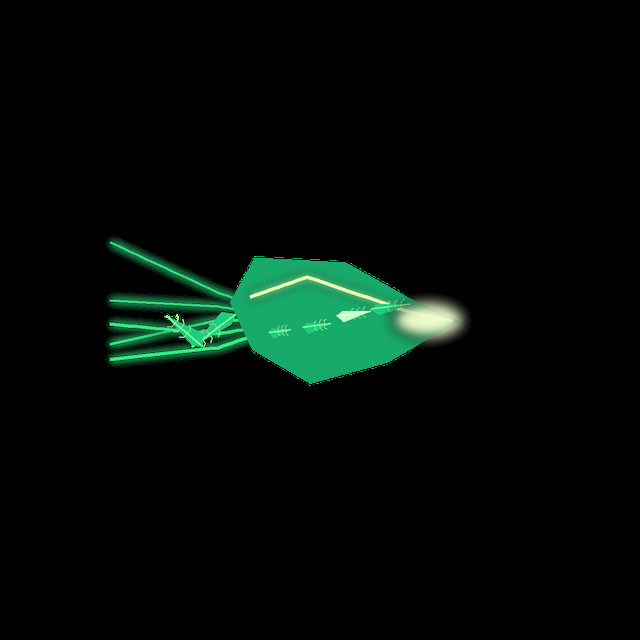
#> input picture godot/labs/combat_lab/poison12/assets/master/poi12_flight_master_640.png, 640 x 640 px
$ python -i generate_poi09_painted.py   (imports and definitions only)
#> lines starting #> are read from the running program, lines starting #| are printed output that depends on the picture
#!/usr/bin/env python3
"""POI09 · Bách Độc Tán Châm: independently authored first-party sprite-source pixels.
Reads FOUR isolated RGBA painted masters, creates distinct multi-frame alpha atlases.
No Source A/JX/Võ Lâm pixels, no character rig, and no actual combat status writes.
"""
from pathlib import Path
from PIL import Image,ImageChops,ImageDraw,ImageFilter
from math import sin,pi,cos
from hashlib import sha256
BASE=Path(__file__).resolve().parents[2]/'godot/labs/combat_lab/poison09/r1_painted/assets'
MASTER=BASE/'master'
# [1 line not run here, left out]

# [23 lines left out: functions load, wave, fit, not called in this run]

def fade(src,v):
 out=src.copy();out.putalpha(src.getchannel('A').point(lambda x:int(x*v)))
 return out
# [4 lines not run here, left out]

def charge_frame(i):
 t=(i+.6)/12
 src=wave(charge,i,2.3+2*sin(i*.63))
 size=(int(156*(.68+.31*t)),int(104*(.68+.31*t)))
 out=fit(fade(src,.3+.7*t),(224,160),size,((224-size[0])//2,(160-size[1])//2+3))
 return out

# [35 lines left out: functions needle_frame, impact_frame, status_frame, atlas, not called in this run]

# [8 lines not run here, left out]

>>> import cv2
>>> picture = cv2.imread('../../godot/labs/combat_lab/poison12/assets/master/poi12_flight_master_640.png', cv2.IMREAD_GRAYSCALE)
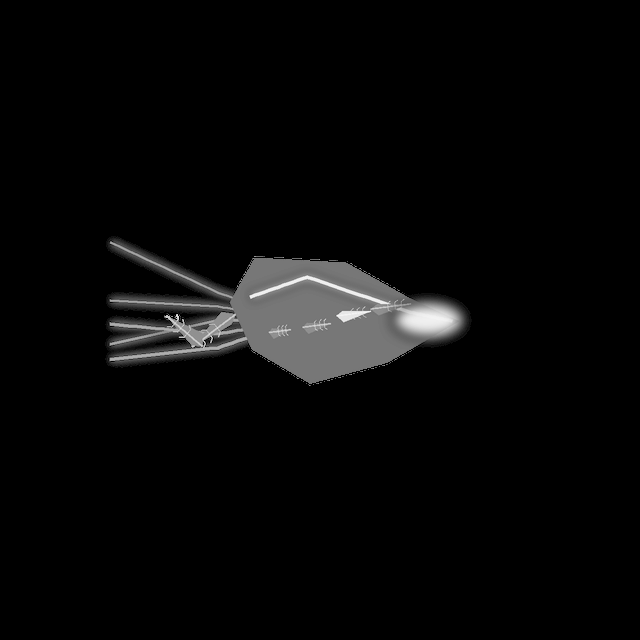
#> picture: shape (640, 640); min 0, max 249, mean 8
>>> result = charge_frame(picture)
#> (the run stopped early here; a loop or call above may not have finished)
